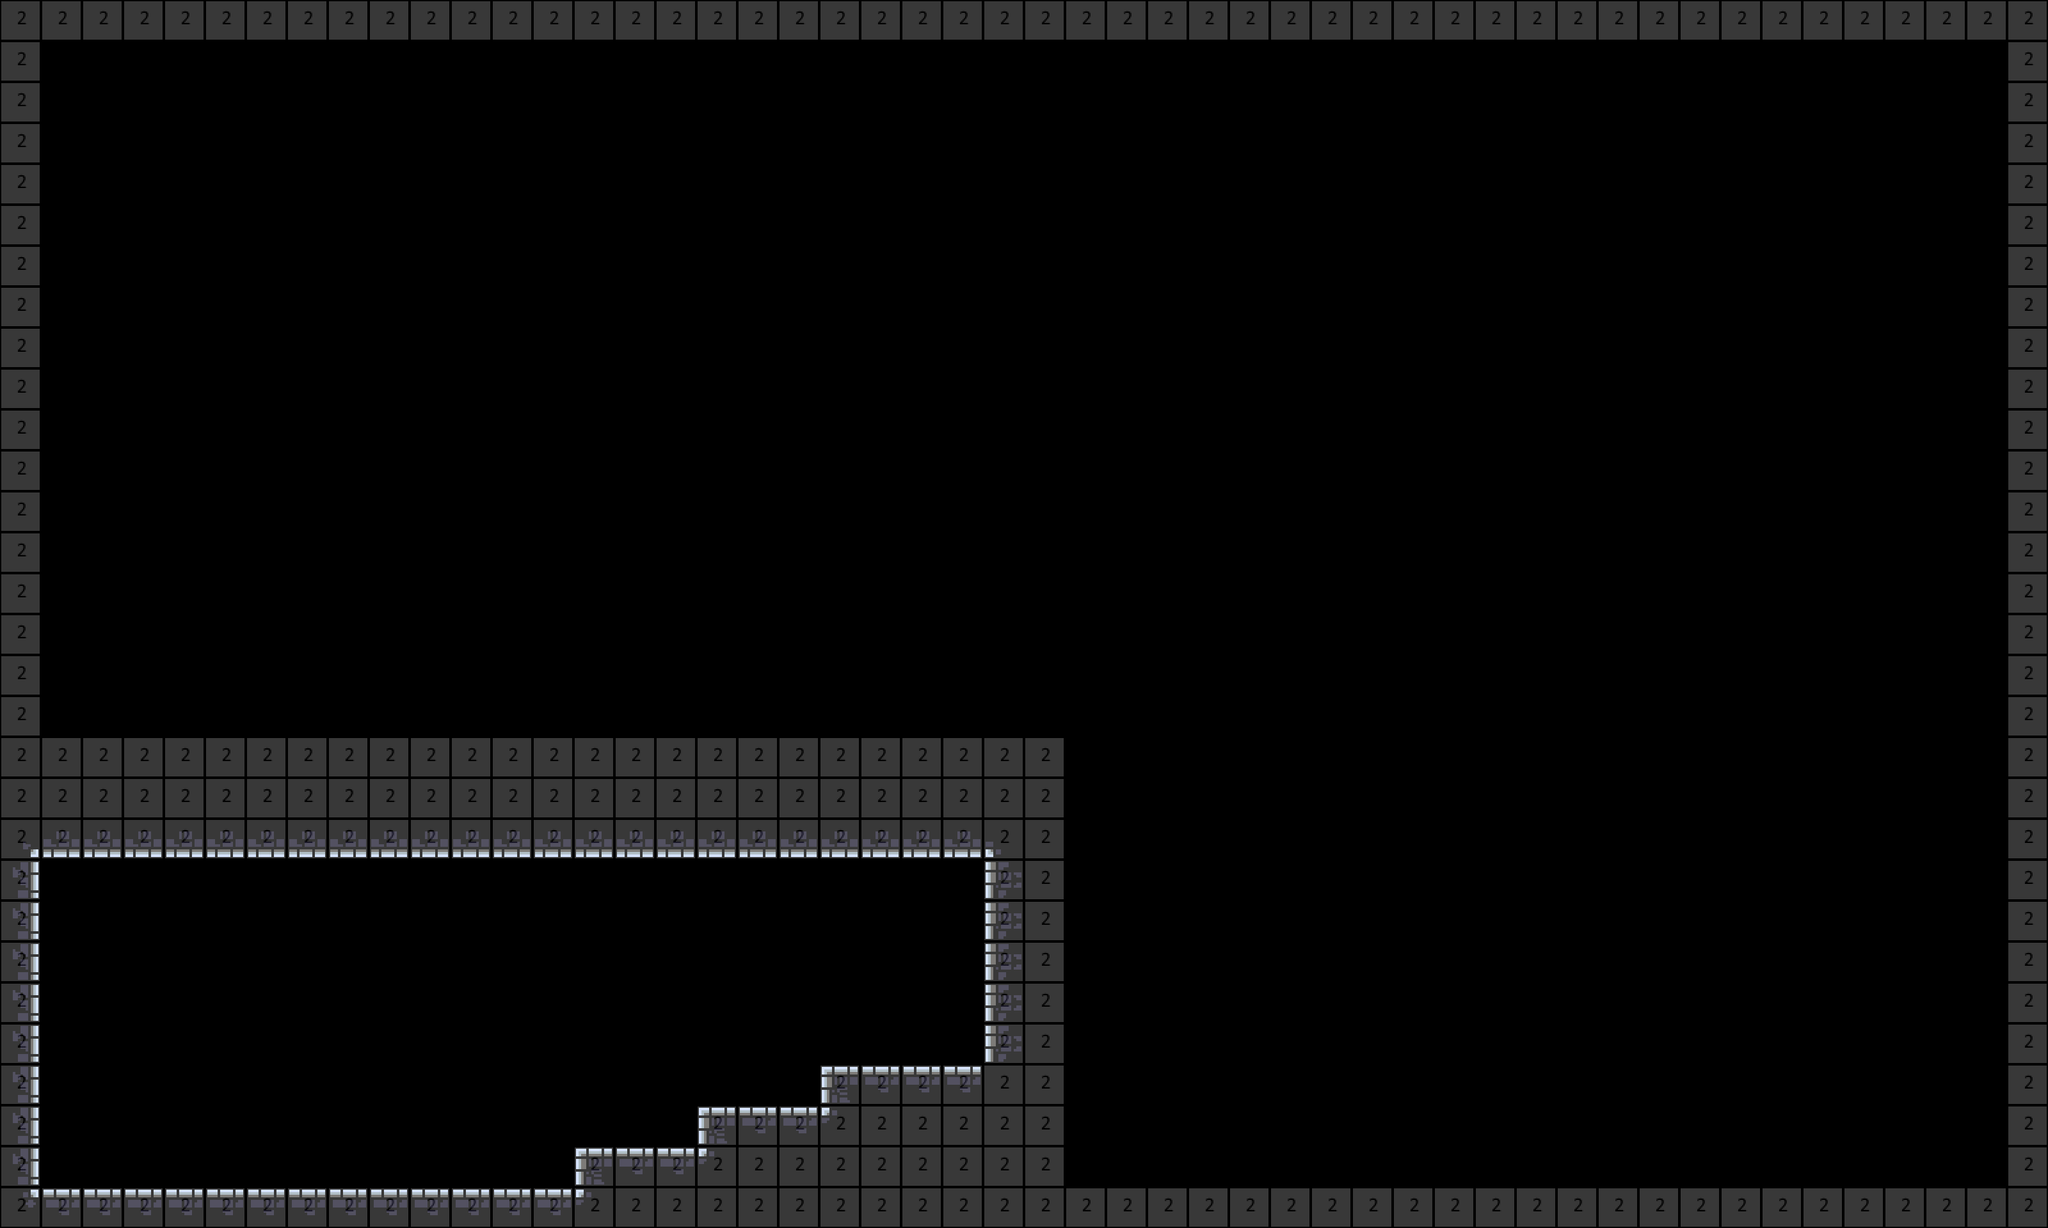

Rendered tile map (Tiled .tmx) drawn with the repository's tilesets; below, a short description and the map source with its tile grids summarised:
An orthogonal 50x30 tile map with 64x64 px tiles, 2 tile layers (mg, collision), 2 tilesets and 1 object (start).

<map version="2017.05.26" orientation="orthogonal" renderorder="right-down" width="50" height="30" tilewidth="64" tileheight="64" nextobjectid="2">
 <tileset firstgid="1" name="64blocks" tilewidth="64" tileheight="64" tilecount="10" columns="10">
  <image source="64blocks.png" width="640" height="64" />
 </tileset>
 <tileset firstgid="11" name="castle" tilewidth="64" tileheight="64" tilecount="64" columns="8">
  <image source="castle.png" width="512" height="512" />
 </tileset>
 <layer name="mg" width="50" height="30">
  <data>[1500 cells, 1337 non-empty, 10 distinct tile ids]</data>
 </layer>
 <objectgroup name="Object Layer 1">
  <object id="1" name="start" x="96" y="1810" width="24" height="20" />
 </objectgroup>
 <layer name="collision" width="50" height="30" opacity="0.22">
  <data>[1500 cells, 268 non-empty, 1 distinct tile ids]</data>
 </layer>
</map>
